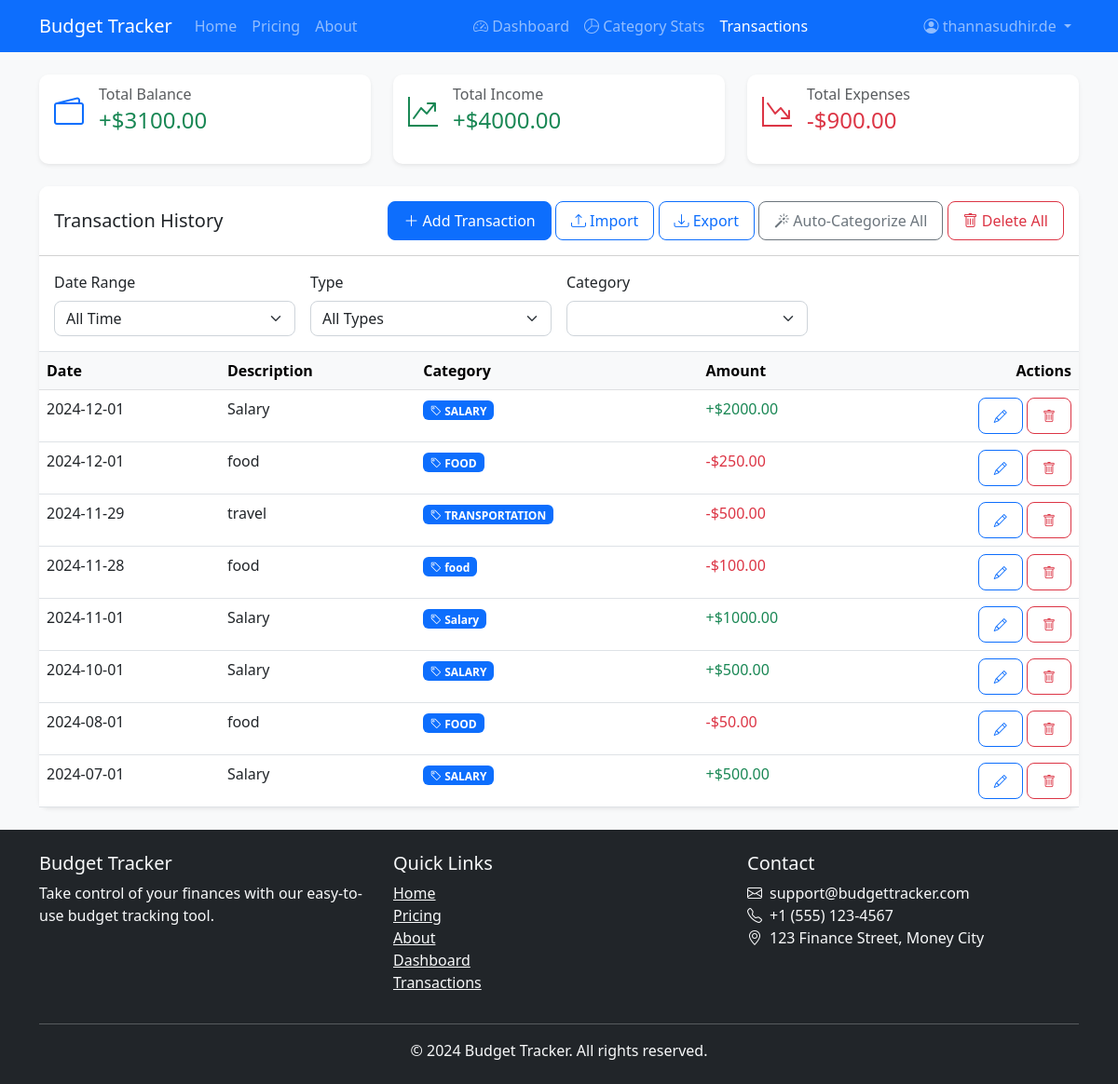
/transactions (signed in), run on an earlier commit of the app's database.
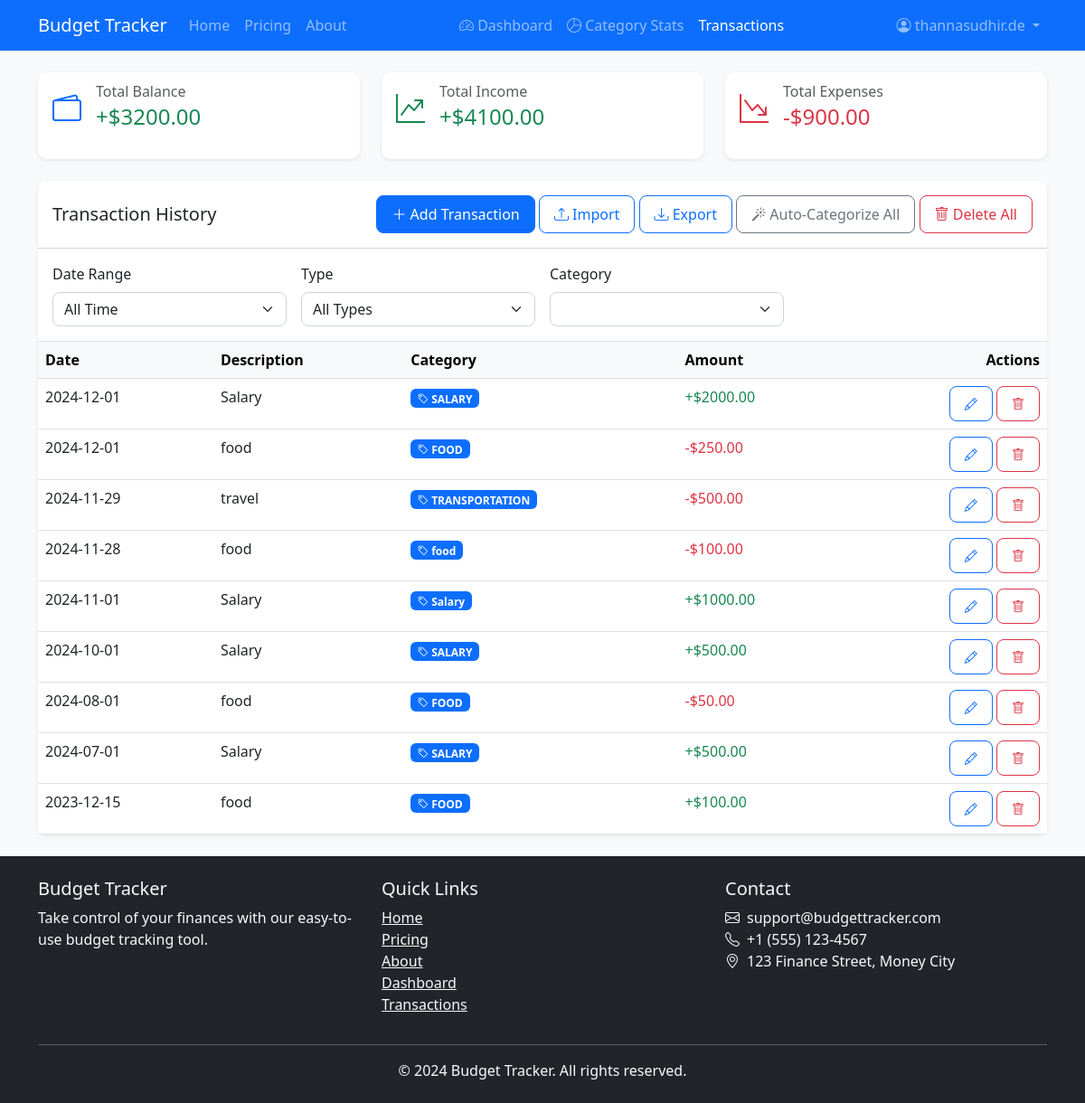
And on a later commit of the database.
### models.py (models this page shows, shortened)
class User(UserMixin, db.Model):
    __tablename__ = 'user'
    id = db.Column(db.Integer, primary_key=True)
    username = db.Column(db.String(80), unique=True, nullable=False)
    email = db.Column(db.String(120), unique=True, nullable=False)
    password_hash = db.Column(db.String(128))
    role = db.Column(db.Enum(UserRole), default=UserRole.NORMAL)
    is_active = db.Column(db.Boolean, default=True, nullable=False)
    trial_end_date = db.Column(db.DateTime, nullable=True)
    created_at = db.Column(db.DateTime, nullable=False, default=datetime.utcnow)
    updated_at = db.Column(db.DateTime, onupdate=datetime.utcnow)
    last_login = db.Column(db.DateTime)
    reset_token = db.Column(db.String(100), unique=True)
    reset_token_expires = db.Column(db.DateTime)
    transactions = db.relationship('BudgetTransaction', backref='user', lazy=True)
    feedback_submissions = db.relationship('Feedback', backref=db.backref('submitted_by', lazy=True), lazy=True)

class BudgetTransaction(db.Model):
    __tablename__ = 'budget_transaction'
    id = db.Column(db.Integer, primary_key=True)
    amount = db.Column(db.Float, nullable=False)
    description = db.Column(db.String(200), nullable=False)
    type = db.Column(db.String(20), nullable=False)
    date = db.Column(db.DateTime, nullable=False, default=datetime.utcnow)
    category = db.Column(db.String(50), nullable=False, default='UNCATEGORIZED')
    user_id = db.Column(db.Integer, db.ForeignKey('user.id'), nullable=False)
    created_at = db.Column(db.DateTime, nullable=False, default=datetime.utcnow)
    updated_at = db.Column(db.DateTime, onupdate=datetime.utcnow)

### routes.py (the view)
    @app.route('/transactions')
    @login_required
    def view_transactions():
        date_range = request.args.get('dateRange', 'all')
        start_date = request.args.get('startDate')
        end_date = request.args.get('endDate')
        transaction_type = request.args.get('type', 'all')
        category = request.args.get('category', 'all')
        query = BudgetTransaction.query.filter_by(user_id=current_user.id)
        today = datetime.now().date()
        if date_range == 'today':
            query = query.filter(BudgetTransaction.date >= datetime.combine(today, datetime.min.time()))
        elif date_range == 'week':
            start_of_week = today - timedelta(days=today.weekday())
            query = query.filter(BudgetTransaction.date >= datetime.combine(start_of_week, datetime.min.time()))
        elif date_range == 'month':
            start_of_month = today.replace(day=1)
            query = query.filter(BudgetTransaction.date >= datetime.combine(start_of_month, datetime.min.time()))
        elif date_range == 'year':
            start_of_year = today.replace(month=1, day=1)
            query = query.filter(BudgetTransaction.date >= datetime.combine(start_of_year, datetime.min.time()))
        elif date_range == 'custom' and start_date and end_date:
            start = datetime.strptime(start_date, '%Y-%m-%d')
            end = datetime.strptime(end_date, '%Y-%m-%d')
            query = query.filter(BudgetTransaction.date.between(start, end))
        if transaction_type == 'income':
            query = query.filter(BudgetTransaction.amount > 0)
        elif transaction_type == 'expense':
            query = query.filter(BudgetTransaction.amount < 0)
        if category != 'all':
            query = query.filter(BudgetTransaction.category == category)
        transactions = query.order_by(BudgetTransaction.date.desc()).all()
        total_income = sum(t.amount for t in transactions if t.amount > 0)
        total_expenses = abs(sum(t.amount for t in transactions if t.amount < 0))
        total_balance = total_income - total_expenses
        categories = [{'name': category.name, 'value': category.value} for category in TransactionCategory]
        return render_template('transactions.html',
                           transactions=transactions,
                           total_income=total_income,
                           total_expenses=total_expenses,
                           total_balance=total_balance,
                           categories=categories,
                           filters={
                               'dateRange': date_range,
                               'startDate': start_date,
                               'endDate': end_date,
                               'type': transaction_type,
                               'category': category
                           })

### templates/transactions.html (shortened to what this page needs)
{% extends "base.html" %}
{% block content %}
<div class="container py-4">
    <div class="row g-4 mb-4">
        <div class="col-md-4">
            <div class="card border-0 shadow-sm h-100">
                <div class="card-body">
                    <div class="d-flex align-items-center mb-3">
                        <div class="flex-shrink-0">
                            <i class="bi bi-wallet2 fs-2 text-primary"></i>
                        </div>
                        <div class="flex-grow-1 ms-3">
                            <h6 class="card-subtitle mb-1 text-muted">Total Balance</h6>
                            <h4 class="card-title mb-0">
                                {% if total_balance >= 0 %}
                                <span class="text-success">+${{ "%.2f"|format(total_balance) }}</span>
                                {% else %}
                                <span class="text-danger">-${{ "%.2f"|format(total_balance|abs) }}</span>
                                {% endif %}
                            </h4>
                        </div>
                    </div>
                </div>
            </div>
        </div>
        <div class="col-md-4">
            <div class="card border-0 shadow-sm h-100">
                <div class="card-body">
                    <div class="d-flex align-items-center mb-3">
                        <div class="flex-shrink-0">
                            <i class="bi bi-graph-up-arrow fs-2 text-success"></i>
                        </div>
                        <div class="flex-grow-1 ms-3">
                            <h6 class="card-subtitle mb-1 text-muted">Total Income</h6>
                            <h4 class="card-title mb-0 text-success">+${{ "%.2f"|format(total_income) }}</h4>
                        </div>
                    </div>
                </div>
            </div>
        </div>
        <div class="col-md-4">
            <div class="card border-0 shadow-sm h-100">
                <div class="card-body">
                    <div class="d-flex align-items-center mb-3">
                        <div class="flex-shrink-0">
                            <i class="bi bi-graph-down-arrow fs-2 text-danger"></i>
                        </div>
                        <div class="flex-grow-1 ms-3">
                            <h6 class="card-subtitle mb-1 text-muted">Total Expenses</h6>
                            <h4 class="card-title mb-0 text-danger">-${{ "%.2f"|format(total_expenses) }}</h4>
                        </div>
                    </div>
                </div>
            </div>
        </div>
    </div>
    <div class="card border-0 shadow-sm">
        <div class="card-header bg-white py-3">
            <div class="row align-items-center">
                <div class="col">
                    <h5 class="mb-0">Transaction History</h5>
                </div>
                <div class="col-auto">
                    <button class="btn btn-primary" data-bs-toggle="modal" data-bs-target="#addTransactionModal" onclick="addTransaction()">
                        <i class="bi bi-plus-lg"></i> Add Transaction
                    </button>
                    <button class="btn btn-outline-primary" data-bs-toggle="modal" data-bs-target="#importTransactionsModal">
                        <i class="bi bi-upload"></i> Import
                    </button>
                    <button class="btn btn-outline-primary" onclick="exportTransactions()">
                        <i class="bi bi-download"></i> Export
                    </button>
                    <button class="btn btn-outline-secondary" onclick="autoCategorizeAll()">
                        <i class="bi bi-magic"></i> Auto-Categorize All
                    </button>
                    <button class="btn btn-outline-danger" onclick="deleteAllTransactions()">
                        <i class="bi bi-trash"></i> Delete All
                    </button>
                </div>
            </div>
        </div>
        <div class="card-body border-bottom">
            <form id="filterForm" class="row g-3">
                <div class="col-md-3">
                    <label class="form-label">Date Range</label>
                    <select class="form-select" name="dateRange" onchange="applyFilters()">
                        <option value="all">All Time</option>
                    </select>
                </div>
                <div class="col-md-3">
                    <label class="form-label">Type</label>
                    <select class="form-select" name="type" onchange="applyFilters()">
                        <option value="all">All Types</option>
                    </select>
                </div>
                <div class="col-md-3">
                    <label class="form-label">Category</label>
                    <select class="form-select" name="category" onchange="applyFilters()">
                    </select>
                </div>
            </form>
        </div>
        <div class="card-body p-0">
            <div class="table-responsive">
                <table class="table table-hover mb-0">
                    <thead class="table-light">
                        <tr>
                            <th scope="col">Date</th>
                            <th scope="col">Description</th>
                            <th scope="col">Category</th>
                            <th scope="col">Amount</th>
                            <th scope="col" class="text-end">Actions</th>
                        </tr>
                    </thead>
                    <tbody>
                        {% if transactions %}
                            {% for transaction in transactions %}
                            <tr>
                                <td>{{ transaction.date.strftime('%Y-%m-%d') }}</td>
                                <td>{{ transaction.description }}</td>
                                <td>
                                    <span class="badge bg-primary">
                                        <i class="bi bi-tag"></i>
                                        {{ transaction.category }}
                                    </span>
                                </td>
                                <td class="{{ 'text-success' if transaction.amount > 0 else 'text-danger' }}">
                                    {{ '+' if transaction.amount > 0 else '-' }}${{ "%.2f"|format(transaction.amount|abs) }}
                                </td>
                                <td class="text-end">
                                    <button class="btn btn-sm btn-outline-primary" onclick="editTransaction('{{ transaction.id }}')">
                                        <i class="bi bi-pencil"></i>
                                    </button>
                                    <button class="btn btn-sm btn-outline-danger" onclick="deleteTransaction('{{ transaction.id }}')">
                                        <i class="bi bi-trash"></i>
                                    </button>
                                </td>
                            </tr>
                            {% endfor %}
                        {% endif %}
                    </tbody>
                </table>
            </div>
        </div>
    </div>
</div>
{% endblock %}

### templates/base.html (shortened to what this page needs)
<!DOCTYPE html>
<html lang="en">
<head>
    <link href="https://cdn.jsdelivr.net/npm/bootstrap@5.3.0/dist/css/bootstrap.min.css" rel="stylesheet">
    <link rel="stylesheet" href="https://cdn.jsdelivr.net/npm/bootstrap-icons@1.7.2/font/bootstrap-icons.css">
    <link rel="stylesheet" href="{{ url_for('static', filename='css/style.css') }}">
</head>
<body>
    <nav class="navbar navbar-expand-lg navbar-dark bg-primary">
        <div class="container">
            <a class="navbar-brand" href="{{ url_for('home') }}">Budget Tracker</a>
            <div class="collapse navbar-collapse" id="navbarNav">
                <ul class="navbar-nav me-auto">
                    <li class="nav-item">
                        <a class="nav-link {% if request.endpoint == 'home' %}active{% endif %}" href="{{ url_for('home') }}">Home</a>
                    </li>
                    <li class="nav-item">
                        <a class="nav-link {% if request.endpoint == 'pricing' %}active{% endif %}" href="{{ url_for('pricing') }}">Pricing</a>
                    </li>
                    <li class="nav-item">
                        <a class="nav-link {% if request.endpoint == 'about' %}active{% endif %}" href="{{ url_for('about') }}">About</a>
                    </li>
                </ul>
                <div class="navbar-nav">
                    {% if current_user.is_authenticated %}
                    <a class="nav-link {{ 'active' if request.endpoint == 'dashboard' }}" href="{{ url_for('dashboard') }}">
                        <i class="bi bi-speedometer2"></i> Dashboard
                    </a>
                    <a class="nav-link {{ 'active' if request.endpoint == 'category_stats' }}" href="{{ url_for('category_stats') }}">
                        <i class="bi bi-pie-chart"></i> Category Stats
                    </a>
                    <a class="nav-link {% if request.endpoint == 'view_transactions' %}active{% endif %}" href="{{ url_for('view_transactions') }}">Transactions</a>
                    {% endif %}
                </div>
                <div class="navbar-nav ms-auto">
                    {% if current_user.is_authenticated %}
                        <div class="nav-item dropdown">
                        <a class="nav-link dropdown-toggle" href="#" id="userDropdown" role="button" data-bs-toggle="dropdown" aria-expanded="false">
                            <i class="bi bi-person-circle"></i>
                            {{ current_user.username }}
                        </a>
                    </div>
                    {% else %}
                    <a class="nav-link" href="{{ url_for('login') }}">Login</a>
                    <a class="nav-link" href="{{ url_for('register') }}">Register</a>
                    {% endif %}
                </div>
            </div>
        </div>
    </nav>
    {% block content %}{% endblock %}
    <footer class="bg-dark text-light py-4 mt-auto">
        <div class="container">
            <div class="row">
                <div class="col-md-4">
                    <h5>Budget Tracker</h5>
                    <p>Take control of your finances with our easy-to-use budget tracking tool.</p>
                </div>
                <div class="col-md-4">
                    <h5>Quick Links</h5>
                    <ul class="list-unstyled">
                        <li><a href="{{ url_for('home') }}" class="text-light">Home</a></li>
                        <li><a href="{{ url_for('pricing') }}" class="text-light">Pricing</a></li>
                        <li><a href="{{ url_for('about') }}" class="text-light">About</a></li>
                        {% if current_user.is_authenticated %}
                        <li><a href="{{ url_for('dashboard') }}" class="text-light">Dashboard</a></li>
                        <li><a href="{{ url_for('view_transactions') }}" class="text-light">Transactions</a></li>
                        {% endif %}
                    </ul>
                </div>
                <div class="col-md-4">
                    <h5>Contact</h5>
                    <ul class="list-unstyled">
                        <li><i class="bi bi-envelope me-2"></i>support@budgettracker.com</li>
                        <li><i class="bi bi-telephone me-2"></i>+1 (555) 123-4567</li>
                        <li><i class="bi bi-geo-alt me-2"></i>123 Finance Street, Money City</li>
                    </ul>
                </div>
            </div>
            <hr>
            <div class="text-center">
                <p class="mb-0">&copy; 2024 Budget Tracker. All rights reserved.</p>
            </div>
        </div>
    </footer>
</body>
</html>

What changed in the data, as far as the page shows it:
added BudgetTransaction: amount "+", amount|abs "100.00"
Also different on the page:
{{ "%.2f"|format(total_balance) }}: "3100.00" → "3200.00"
{{ "%.2f"|format(total_income) }}: "4000.00" → "4100.00"
